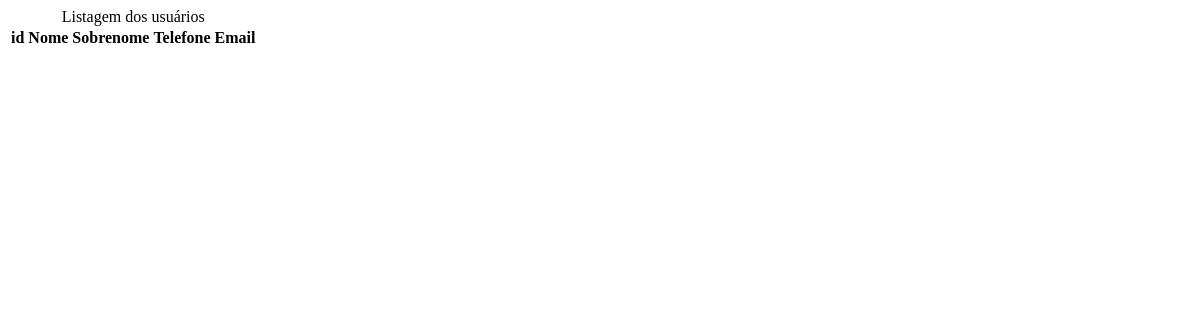
The app's page /listar/, older data.
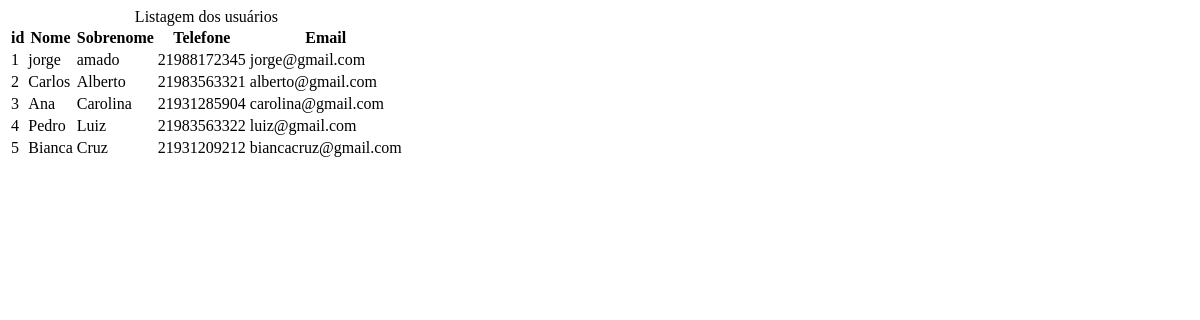
The same page, newer data.
### sistema/models.py (models this page shows, shortened)
class Usuario (models.Model):
    nome = models.CharField(max_length=50)
    sobrenome = models.CharField(max_length=50)
    cpf = models.CharField(max_length=11)
    telefone = models.CharField(max_length=20)
    email = models.EmailField()
    endereco = models.CharField(max_length=100)
    data_cadastro = models.DateField(default=timezone.now)
    ativo = models.BooleanField(default=True)
    imagem = models.ImageField(blank=True, upload_to='imagens/%Y/%m')

### sistema/views/usuario_views.py (the view)
# urls.py: path('listar/', views.listarUsuarios),
def listarUsuarios(request):
    usuarios = Usuario.objects.all()
    context = {
        'usuarios': usuarios
    }
    return render(
        request,
        'usuarios/listar.html',
        context,
    )

### sistema/templates/usuarios/listar.html
<div class="container">
    <table class="table">
        <caption class="table-caption">
            Listagem dos usuários
        </caption>
        <thead>
            <tr class="table-row table-row-header">
                <th class="table-header">id</th>
                <th class="table-header">Nome</th>
                <th class="table-header">Sobrenome</th>
                <th class="table-header">Telefone</th>
                <th class="table-header">Email</th>
            </tr>
        </thead>
        <tbody>
            {% for usuario in usuarios %}
                <tr class="table-row">
                    <td class="table-cel">{{ usuario.id }}</td>
                    <td class="table-cel">{{ usuario.nome }}</td>
                    <td class="table-cel">{{ usuario.sobrenome }}</td>
                    <td class="table-cel">{{ usuario.telefone }}</td>
                    <td class="table-cel">{{ usuario.email }}</td>
                </tr>
            {% endfor %}
        </tbody>
    </table>
</div>

Row changes from the older to the newer data that the page shows:
added Usuario: id "1", nome "jorge", sobrenome "amado", telefone "21988172345", email "jorge@gmail.com"
added Usuario: id "2", nome "Carlos", sobrenome "Alberto", telefone "21983563321", email "alberto@gmail.com"
added Usuario: id "3", nome "Ana", sobrenome "Carolina", telefone "21931285904", email "carolina@gmail.com"
added Usuario: id "4", nome "Pedro", sobrenome "Luiz", telefone "21983563322", email "luiz@gmail.com"
added Usuario: id "5", nome "Bianca", sobrenome "Cruz", telefone "21931209212", email "biancacruz@gmail.com"
